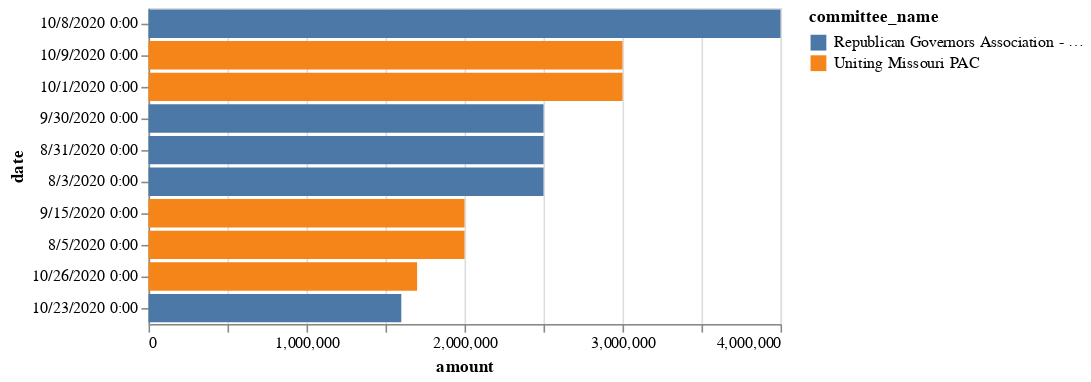

Notebook source saved alongside this figure:
### Code cell
alt.Chart(top_10).mark_bar().encode(x='amount', y=alt.Y('date', sort='-x'), color='committee_name')

### Figure 1 — Vega-Lite specification as saved in the notebook (floating-point values rounded to 4 significant figures)
{"config": {"view": {"continuousWidth": 400, "continuousHeight": 300}}, "data": {"name": "data-616152d04836279a60413530d51039fd"}, "mark": "bar", "encoding": {"color": {"type": "nominal", "field": "committee_name"}, "x": {"type": "quantitative", "field": "amount"}, "y": {"type": "nominal", "field": "date", "sort": "-x"}}, "$schema": "https://vega.github.io/schema/vega-lite/v4.8.1.json", "datasets": {"data-616152d04836279a60413530d51039fd": [{"cd1_a_id": 1531035, "mecid": "C201214", "committee_name": "Republican Governors Association - Missouri 2020", "committee": null, "company": "Republican Governors Association", "first_name": null, "last_name": null, "address_1": "1747 Pennsylvania Avenue, NW", "address_2": "Suite 250", "city": "Washington", "state": "DC", "zip": 20006, "employer": null, "occupation": null, "date": "10/8/2020 0:00", "amount": 4000000, "contribution_type": "M", "report": "8 Day Before General Election-11/3/2020"}, {"cd1_a_id": 1523919, "mecid": "C180490", "committee_name": "Uniting Missouri PAC", "committee": "REPUBLICAN GOVERNORS ASSOCIATION - MISSOURI 2020", "company": null, "first_name": null, "last_name": null, "address_1": "1747 PENNSYLVANIA AVE NW", "address_2": "SUITE 250", "city": "WASHINGTON", "state": "DC", "zip": 20006, "employer": null, "occupation": null, "date": "10/9/2020 0:00", "amount": 3000000, "contribution_type": "M", "report": "8 Day Before General Election-11/3/2020"}, {"cd1_a_id": 1523892, "mecid": "C180490", "committee_name": "Uniting Missouri PAC", "committee": "REPUBLICAN GOVERNORS ASSOCIATION - MISSOURI 2020", "company": null, "first_name": null, "last_name": null, "address_1": "1747 PENNSYLVANIA AVE NW", "address_2": "SUITE 250", "city": "WASHINGTON", "state": "DC", "zip": 20006, "employer": null, "occupation": null, "date": "10/1/2020 0:00", "amount": 3000000, "contribution_type": "M", "report": "8 Day Before General Election-11/3/2020"}, {"cd1_a_id": 1488932, "mecid": "C201214", "committee_name": "Republican Governors Association - Missouri 2020", "committee": null, "company": "Republican Governors Association", "first_name": null, "last_name": null, "address_1": "1747 Pennsylvania Avenue, NW", "address_2": "Suite 250", "city": "Washington", "state": "DC", "zip": 20006, "employer": null, "occupation": null, "date": "9/30/2020 0:00", "amount": 2500000, "contribution_type": "M", "report": "October Quarterly Report"}, {"cd1_a_id": 1488928, "mecid": "C201214", "committee_name": "Republican Governors Association - Missouri 2020", "committee": null, "company": "Republican Governors Association", "first_name": null, "last_name": null, "address_1": "1747 Pennsylvania Avenue, NW", "address_2": "Suite 250", "city": "Washington", "state": "DC", "zip": 20006, "employer": null, "occupation": null, "date": "8/31/2020 0:00", "amount": 2500000, "contribution_type": "M", "report": "October Quarterly Report"}, {"cd1_a_id": 1464448, "mecid": "C201214", "committee_name": "Republican Governors Association - Missouri 2020", "committee": null, "company": "Republican Governors Association", "first_name": null, "last_name": null, "address_1": "1747 Pennsylvania Avenue, NW", "address_2": "Suite 250", "city": "Washington", "state": "DC", "zip": 20006, "employer": null, "occupation": null, "date": "8/3/2020 0:00", "amount": 2500000, "contribution_type": "M", "report": "30 Day After Primary Election-8/4/2020"}, {"cd1_a_id": 1508342, "mecid": "C180490", "committee_name": "Uniting Missouri PAC", "committee": "REPUBLICAN GOVERNORS ASSOCIATION - MISSOURI 2020", "company": null, "first_name": null, "last_name": null, "address_1": "1747 PENNSYLVANIA AVE NW", "address_2": "SUITE 250", "city": "WASHINGTON", "state": "DC", "zip": 20006, "employer": null, "occupation": null, "date": "9/15/2020 0:00", "amount": 2000000, "contribution_type": "M", "report": "October Quarterly Report"}, {"cd1_a_id": 1464167, "mecid": "C180490", "committee_name": "Uniting Missouri PAC", "committee": "REPUBLICAN GOVERNORS ASSOCIATION - MISSOURI 2020", "company": null, "first_name": null, "last_name": null, "address_1": "1747 PENNSYLVANIA AVE NW", "address_2": "SUITE 250", "city": "WASHINGTON", "state": "DC", "zip": 20006, "employer": null, "occupation": null, "date": "8/5/2020 0:00", "amount": 2000000, "contribution_type": "M", "report": "30 Day After Primary Election-8/4/2020"}, {"cd1_a_id": 1541565, "mecid": "C180490", "committee_name": "Uniting Missouri PAC", "committee": "REPUBLICAN GOVERNORS ASSOCIATION - MISSOURI 2020", "company": null, "first_name": null, "last_name": null, "address_1": "1747 PENNSYLVANIA AVE NW", "address_2": "SUITE 250", "city": "WASHINGTON", "state": "DC", "zip": 20006, "employer": null, "occupation": null, "date": "10/26/2020 0:00", "amount": 1700000, "contribution_type": "M", "report": "24 Hour Expenditure Report-11/3/2020 General"}, {"cd1_a_id": 1541677, "mecid": "C201214", "committee_name": "Republican Governors Association - Missouri 2020", "committee": null, "company": "Republican Governors Association", "first_name": null, "last_name": null, "address_1": "1747 Pennsylvania Avenue, NW", "address_2": "Suite 250", "city": "Washington", "state": "DC", "zip": 20006, "employer": null, "occupation": null, "date": "10/23/2020 0:00", "amount": 1600000, "contribution_type": "M", "report": "24 Hour Expenditure Report-11/3/2020 General"}]}}
